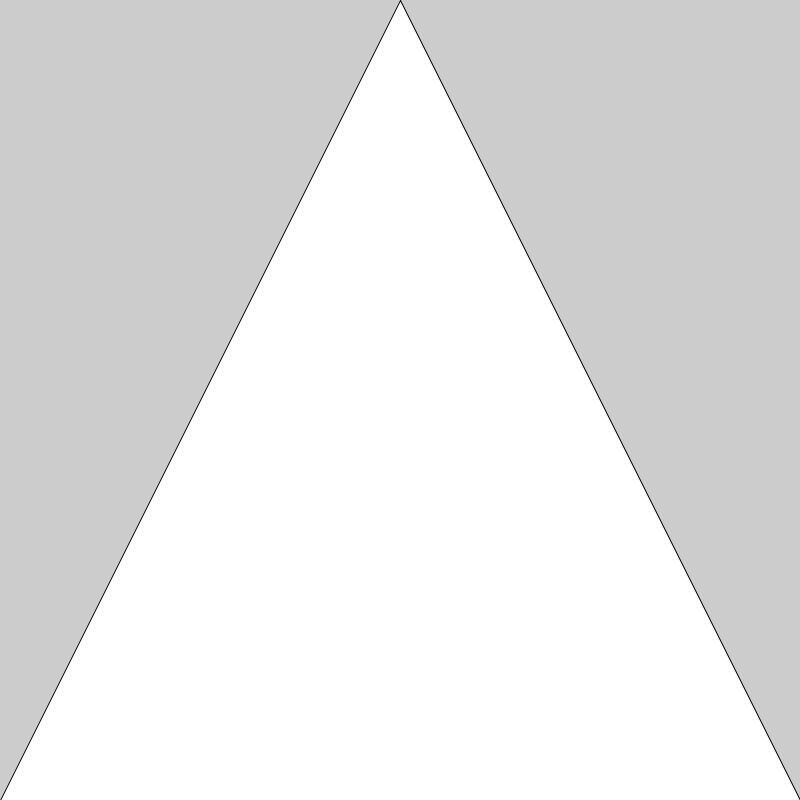
Frame 1 (no input)
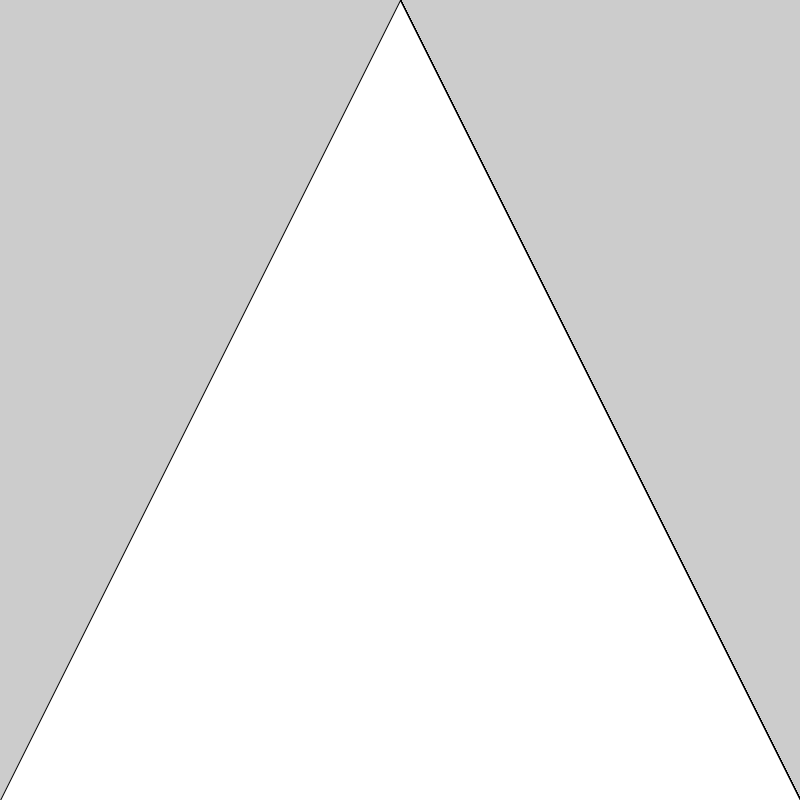
Frame 60 (the mouse pressed at the canvas centre just before this capture)
Frame 120 (the mouse held since frame 60 and released just before this capture): identical to frame 60, image omitted

The Processing sketch that drew these frames (run headless with seeded random() and noise(); from frame 60 on, the mouse is pressed at the canvas centre):

// Processing sketch: s02_Sirp
// ── s02_Sirp.pde
int level = 0;

void sierpinski(int x1, int y1, int x2, int y2, int x3, int y3, int level){
 if (level == 0) {
   triangle(x1,y1,x2,y2,x3,y3);
   return;
 }
// sierpinski (,,,,, level - 1); 
// sierpinski (level - 1); 
// sierpinski (level - 1); 
}

void setup(){

  size (800,800);
  
}

void draw() {
 sierpinski(0,height, width/2, 0, width, height, level); 
  
}
